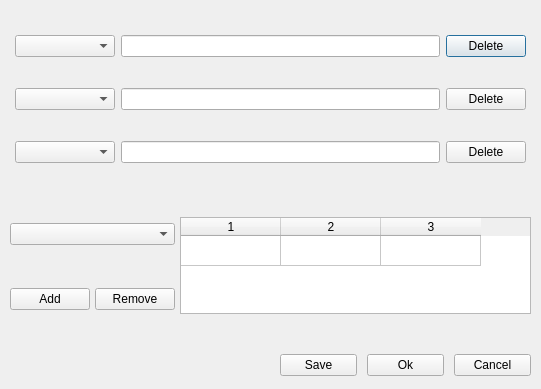
<?xml version="1.0" encoding="UTF-8"?>
<ui version="4.0">
 <class>Dialog</class>
 <widget class="QDialog" name="Dialog">
  <property name="geometry">
   <rect>
    <x>0</x>
    <y>0</y>
    <width>541</width>
    <height>389</height>
   </rect>
  </property>
  <property name="windowTitle">
   <string>Edit Limits</string>
  </property>
  <widget class="QWidget" name="gridLayoutWidget">
   <property name="geometry">
    <rect>
     <x>10</x>
     <y>10</y>
     <width>521</width>
     <height>181</height>
    </rect>
   </property>
   <layout class="QGridLayout" name="gridLayout" columnminimumwidth="100,0,0">
    <property name="leftMargin">
     <number>5</number>
    </property>
    <property name="rightMargin">
     <number>5</number>
    </property>
    <item row="2" column="1">
     <widget class="QLineEdit" name="hardwareEdit"/>
    </item>
    <item row="1" column="1">
     <widget class="QLineEdit" name="categoryEdit"/>
    </item>
    <item row="0" column="1">
     <widget class="QLineEdit" name="standardEdit"/>
    </item>
    <item row="1" column="0">
     <widget class="QComboBox" name="categoryBox"/>
    </item>
    <item row="0" column="0">
     <widget class="QComboBox" name="standardBox"/>
    </item>
    <item row="2" column="0">
     <widget class="QComboBox" name="hardwareBox"/>
    </item>
    <item row="0" column="2">
     <widget class="QPushButton" name="delStandardButton">
      <property name="text">
       <string>Delete</string>
      </property>
     </widget>
    </item>
    <item row="1" column="2">
     <widget class="QPushButton" name="delCategoryButton">
      <property name="text">
       <string>Delete</string>
      </property>
     </widget>
    </item>
    <item row="2" column="2">
     <widget class="QPushButton" name="delHardwareButton">
      <property name="text">
       <string>Delete</string>
      </property>
     </widget>
    </item>
   </layout>
  </widget>
  <widget class="QWidget" name="horizontalLayoutWidget">
   <property name="geometry">
    <rect>
     <x>280</x>
     <y>350</y>
     <width>251</width>
     <height>31</height>
    </rect>
   </property>
   <layout class="QHBoxLayout" name="horizontalLayout">
    <property name="spacing">
     <number>10</number>
    </property>
    <item>
     <widget class="QPushButton" name="saveButton">
      <property name="text">
       <string>Save</string>
      </property>
     </widget>
    </item>
    <item>
     <widget class="QPushButton" name="okButton">
      <property name="text">
       <string>Ok</string>
      </property>
     </widget>
    </item>
    <item>
     <widget class="QPushButton" name="cancelButton">
      <property name="text">
       <string>Cancel</string>
      </property>
     </widget>
    </item>
   </layout>
  </widget>
  <widget class="QWidget" name="gridLayoutWidget_2">
   <property name="geometry">
    <rect>
     <x>10</x>
     <y>190</y>
     <width>521</width>
     <height>151</height>
    </rect>
   </property>
   <layout class="QGridLayout" name="limitsLayout">
    <property name="horizontalSpacing">
     <number>5</number>
    </property>
    <item row="1" column="0">
     <widget class="QPushButton" name="addButton">
      <property name="text">
       <string>Add</string>
      </property>
     </widget>
    </item>
    <item row="1" column="1">
     <widget class="QPushButton" name="removeButton">
      <property name="text">
       <string>Remove</string>
      </property>
     </widget>
    </item>
    <item row="0" column="0" colspan="2">
     <widget class="QComboBox" name="parameterBox"/>
    </item>
    <item row="0" column="2" rowspan="2">
     <widget class="QTableWidget" name="limitsTable">
      <property name="rowCount">
       <number>1</number>
      </property>
      <property name="columnCount">
       <number>3</number>
      </property>
      <attribute name="horizontalHeaderVisible">
       <bool>true</bool>
      </attribute>
      <attribute name="horizontalHeaderCascadingSectionResizes">
       <bool>false</bool>
      </attribute>
      <attribute name="verticalHeaderVisible">
       <bool>false</bool>
      </attribute>
      <row/>
      <column/>
      <column/>
      <column/>
     </widget>
    </item>
   </layout>
  </widget>
 </widget>
 <resources/>
 <connections/>
</ui>
